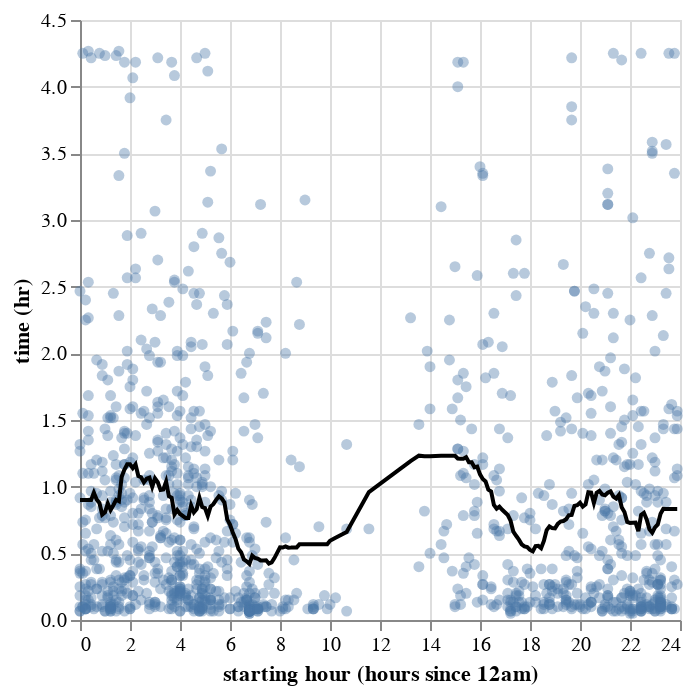

Here is the notebook cell this chart was saved with:
### Code cell
regress("startd","starting hour (hours since 12am)")

### Figure 1 — Vega specification as saved in the notebook (floating-point values rounded to 4 significant figures; data arrays with more than 128 entries replaced by an {"elided": "..."} marker saying what was removed)
{"$schema": "https://vega.github.io/schema/vega/v5.json", "data": [{"name": "source_0", "values": {"elided": "1149 records"}}, {"name": "data_0", "values": {"elided": "1149 records"}}], "marks": [{"type": "symbol", "name": "layer_0_marks", "from": {"data": "data_0"}, "encode": {"update": {"x": {"field": "startd", "scale": "x"}, "fill": {"value": "#4c78a8"}, "shape": {"value": "circle"}, "y": {"field": "time", "scale": "y"}, "opacity": {"value": 0.4}}}, "style": ["circle"]}, {"type": "line", "name": "layer_1_marks", "from": {"data": "source_0"}, "sort": {"field": "x"}, "encode": {"update": {"y": {"field": "predictions", "scale": "y"}, "defined": {"signal": "isValid(datum[\"startd\"]) && isFinite(+datum[\"startd\"]) && isValid(datum[\"predictions\"]) && isFinite(+datum[\"predictions\"])"}, "x": {"field": "startd", "scale": "x"}, "stroke": {"value": "black"}}}, "style": ["line"]}], "scales": [{"name": "x", "type": "linear", "domain": {"fields": [{"data": "data_0", "field": "startd"}, {"data": "source_0", "field": "startd"}]}, "range": [0, {"signal": "width"}], "nice": true, "zero": true}, {"name": "y", "type": "linear", "domain": {"fields": [{"data": "data_0", "field": "time"}, {"data": "source_0", "field": "predictions"}]}, "range": [{"signal": "height"}, 0], "nice": true, "zero": true}], "axes": [{"scale": "x", "minExtent": 0, "ticks": false, "zindex": 0, "aria": false, "orient": "bottom", "maxExtent": 0, "gridScale": "y", "grid": true, "domain": false, "tickCount": {"signal": "ceil(width/40)"}, "labels": false}, {"scale": "y", "orient": "left", "labels": false, "tickCount": {"signal": "ceil(height/40)"}, "aria": false, "zindex": 0, "minExtent": 0, "ticks": false, "maxExtent": 0, "domain": false, "gridScale": "x", "grid": true}, {"scale": "x", "title": "starting hour (hours since 12am)", "grid": false, "orient": "bottom", "labelFlush": true, "tickCount": {"signal": "ceil(width/40)"}, "labelOverlap": true, "zindex": 0}, {"scale": "y", "zindex": 0, "tickCount": {"signal": "ceil(height/40)"}, "orient": "left", "title": "time (hr)", "labelOverlap": true, "grid": false}], "background": "white", "style": "cell", "padding": 5, "height": 300, "width": 300}
